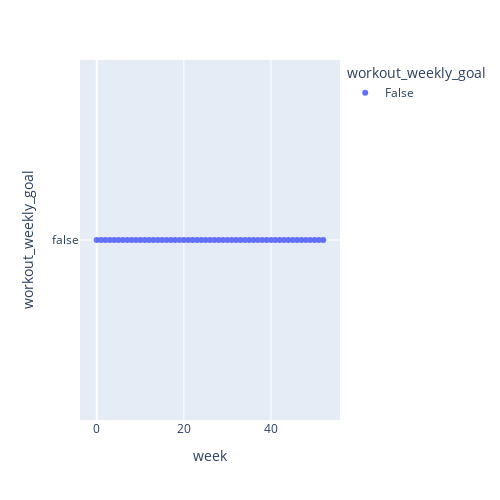

The code cell stored with this chart in its notebook:
### Code cell
fig=px.scatter(grouped,x='week', y='workout_weekly_goal',width=500, height=500,color='workout_weekly_goal')
fig.show()

### Figure 1 — Plotly figure (JSON) as saved in the notebook; plotly's stock layout.template omitted (floating-point values rounded to 4 significant figures)
{"data": [{"hovertemplate": "workout_weekly_goal=%{y}<br>week=%{x}<extra></extra>", "legendgroup": "False", "marker": {"color": "#636efa", "symbol": "circle"}, "mode": "markers", "name": "False", "orientation": "h", "showlegend": true, "type": "scatter", "x": [0, 1, 2, 3, 4, 5, 6, 7, 8, 9, 10, 11, 12, 13, 14, 15, 16, 17, 18, 19, 20, 21, 22, 23, 24, 25, 26, 27, 28, 29, 30, 31, 32, 33, 34, 35, 36, 37, 38, 39, 40, 41, 42, 43, 44, 45, 46, 47, 48, 49, 50, 51, 52], "xaxis": "x", "y": [false, false, false, false, false, false, false, false, false, false, false, false, false, false, false, false, false, false, false, false, false, false, false, false, false, false, false, false, false, false, false, false, false, false, false, false, false, false, false, false, false, false, false, false, false, false, false, false, false, false, false, false, false], "yaxis": "y"}], "layout": {"height": 500, "legend": {"title": {"text": "workout_weekly_goal"}, "tracegroupgap": 0}, "margin": {"t": 60}, "width": 500, "xaxis": {"anchor": "y", "domain": [0, 1], "title": {"text": "week"}}, "yaxis": {"anchor": "x", "categoryarray": [false], "categoryorder": "array", "domain": [0, 1], "title": {"text": "workout_weekly_goal"}}}}
